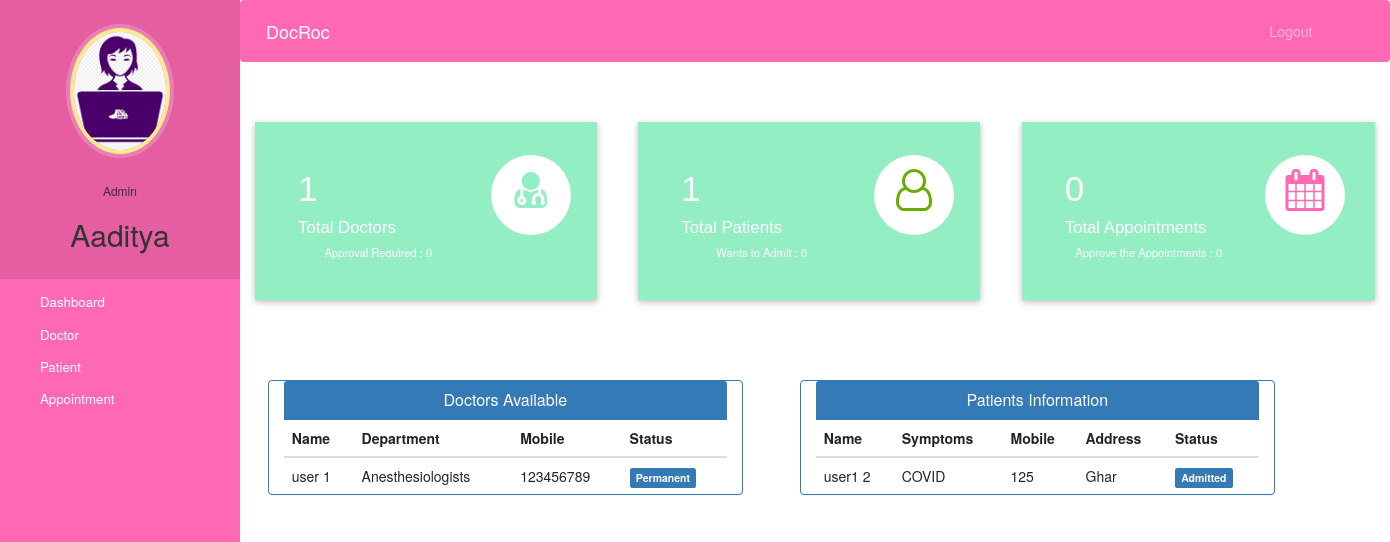
Page /admin-dashboard (signed in) on the committed database.
### hospital/models.py (models this page shows, shortened)
class Doctor(models.Model):
    user=models.OneToOneField(User,on_delete=models.CASCADE)
    profile_pic= models.ImageField(upload_to='profile_pic/DoctorProfilePic/',null=True,blank=True)
    address = models.CharField(max_length=40)
    mobile = models.CharField(max_length=20,null=True)
    department= models.CharField(max_length=50,choices=departments,default='Cardiologist')
    status=models.BooleanField(default=False)
    @property
    def get_name(self):
        return self.user.first_name+" "+self.user.last_name

class Patient(models.Model):
    user=models.OneToOneField(User,on_delete=models.CASCADE)
    profile_pic= models.ImageField(upload_to='profile_pic/PatientProfilePic/',null=True,blank=True)
    address = models.CharField(max_length=40)
    mobile = models.CharField(max_length=20,null=False)
    symptoms = models.CharField(max_length=100,null=False)
    assignedDoctorId = models.PositiveIntegerField(null=True)
    admitDate=models.DateField(auto_now=True)
    status=models.BooleanField(default=False)
    @property
    def get_name(self):
        return self.user.first_name+" "+self.user.last_name

### hospital/views.py (the view)
# urls.py: path('admin-dashboard', views.admin_dashboard_view,name='admin-dashboard'),
@login_required(login_url='adminlogin')
@user_passes_test(is_admin)
def admin_dashboard_view(request):
    doctors=models.Doctor.objects.all().order_by('-id')
    patients=models.Patient.objects.all().order_by('-id')
    doctorcount=models.Doctor.objects.all().filter(status=True).count()
    pendingdoctorcount=models.Doctor.objects.all().filter(status=False).count()
    patientcount=models.Patient.objects.all().filter(status=True).count()
    pendingpatientcount=models.Patient.objects.all().filter(status=False).count()
    appointmentcount=models.Appointment.objects.all().filter(status=True).count()
    pendingappointmentcount=models.Appointment.objects.all().filter(status=False).count()
    mydict={
    'doctors':doctors,
    'patients':patients,
    'doctorcount':doctorcount,
    'pendingdoctorcount':pendingdoctorcount,
    'patientcount':patientcount,
    'pendingpatientcount':pendingpatientcount,
    'appointmentcount':appointmentcount,
    'pendingappointmentcount':pendingappointmentcount,
    }
    return render(request,'hospital/admin_dashboard.html',context=mydict)

### hospital/views.py (called while the page is built)
def is_admin(user):
    return user.groups.filter(name='ADMIN').exists()

### templates/hospital/admin_dashboard.html
{% extends 'hospital/admin_base.html' %}
{% load static %}
{% block content %}
{%include 'hospital/admin_dashboard_cards.html'%}
<br><br><br><br>
<div class="container">
  <div class="row">
    <div class="panel panel-primary col-md-5" style="margin-left:2%;">
      <div class="panel-heading" style="text-align:center;" style= "background-color:#0cca9e
      ;">
        <h6 class="panel-title" >Doctors Available</h6>
      </div>
      <table class="table table-hover" id="dev-table">
        <thead>
          <tr>
            <th>Name</th>
            <th>Department</th>
            <th>Mobile</th>
            <th>Status</th>
          </tr>
        </thead>
        {% for d in doctors %}
        <tr>
          <td> {{d.get_name}}</td>
          <td>{{d.department}}</td>
          <td>{{d.mobile}}</td>
          {%if d.status%}
          <td> <span class="label label-primary">Permanent</span></td>
          {% else %}
          <td> <span class="label label-success">On Hold</span></td>
          {% endif %}
        </tr>
        {% endfor %}
      </table>
    </div>
    <div class="panel panel-primary col-md-5" style="margin-left:5%;">
      <div class="panel-heading" style="text-align:center;">
        <h6 class="panel-title">Patients Information</h6>
      </div>
      <table class="table table-hover" id="dev-table">
        <thead>
          <tr>
            <th>Name</th>
            <th>Symptoms</th>
            <th>Mobile</th>
            <th>Address</th>
            <th>Status</th>
          </tr>
        </thead>
        {% for p in patients %}
        <tr>
          <td> {{p.get_name}}</td>
          <td>{{p.symptoms}}</td>
          <td>{{p.mobile}}</td>
          <td>{{p.address}}</td>
          {%if p.status%}
          <td> <span class="label label-primary">Admitted</span></td>
          {% else %}
          <td> <span class="label label-success">On Hold</span></td>
          {% endif %}
        </tr>
        {% endfor %}
      </table>
    </div>
  </div>
</div>
{% endblock content %}

### templates/hospital/admin_base.html (shortened to what this page needs)
<!DOCTYPE html>
{% load static %}
<html lang="en">
<head>
  <link rel="stylesheet" href="https://stackpath.bootstrapcdn.com/bootstrap/4.3.1/css/bootstrap.min.css">
  <link rel="stylesheet" href="https://maxcdn.bootstrapcdn.com/font-awesome/4.7.0/css/font-awesome.min.css">
  <link rel="stylesheet" href="{% static '/style.css' %}">
</head>
<body>
  <nav class="menu" tabindex="0">
    <header class="avatar">
      <img src="{% static "images/adminpropic.png" %}" />
      <br><br>
      <h6>Admin</h6>
      <h2>{{request.user.first_name}}</h2>
    </header>
    <ul>
      <li tabindex="0" class="icon-dashboard"> <a style="color:white; text-decoration:none;" href="/admin-dashboard"><span>Dashboard</span></a> </li>
      <li tabindex="0" class="icon-customers"> <a style="color:white; text-decoration:none;" href="/admin-doctor"><span>Doctor</span></a></li>
      <li tabindex="0" class="icon-users"> <a style="color:white; text-decoration:none;" href="/admin-patient"><span>Patient</span></a></li>
      <li tabindex="0" class="icon-calendar"> <a style="color:white; text-decoration:none;" href="/admin-appointment"><span>Appointment</span></a></li>
    </ul>
  </nav>
  <main>
    <div class="bs-example">
      <nav class="navbar navbar-expand-md  navbar-dark fixed-top" style="background:#ff69b4;">
        <a href="/admin-dashboard" class="navbar-brand">DocRoc</a>
        <div class="collapse navbar-collapse justify-content-between" id="navbarCollapse">
          <div class="navbar-nav" style=" margin-left: 90%;">
            <a href="/logout" class="nav-item nav-link">Logout</a>
          </div>
        </div>
      </nav>
    </div>
    <br><br>
    {% block content %}
    {% endblock content %}
</main>
</body>
</html>

### templates/hospital/admin_dashboard_cards.html (shortened to what this page needs)
<!DOCTYPE html>
<html lang="en" dir="ltr">
<head>
  <link rel="stylesheet" href="https://maxcdn.bootstrapcdn.com/bootstrap/3.4.1/css/bootstrap.min.css">
  <link rel="stylesheet" href="https://cdnjs.cloudflare.com/ajax/libs/font-awesome/4.7.0/css/font-awesome.min.css">
</head>
<body>
  <div class="market-updates">
    <div class="col-md-4 market-update-gd">
      <div class="market-update-block clr-block-1">
        <div class="col-md-8 market-update-left">
          <h3>{{doctorcount}}</h3>
          <h4>Total Doctors</h4>
          <p>Approval Required : {{pendingdoctorcount}}</p>
        </div>
        <div class="col-md-4 market-update-right">
          <i class="fa fa-user-md"></i>
        </div>
        <div class="clearfix"> </div>
      </div>
    </div>
    <div class="col-md-4 market-update-gd">
      <div class="market-update-block clr-block-2">
        <div class="col-md-8 market-update-left">
          <h3>{{patientcount}}</h3>
          <h4>Total Patients</h4>
          <p>Wants to Admit : {{pendingpatientcount}}</p>
        </div>
        <div class="col-md-4 market-update-right">
          <i class="fa fa-user-o"></i>
        </div>
        <div class="clearfix"> </div>
      </div>
    </div>
    <div class="col-md-4 market-update-gd">
      <div class="market-update-block clr-block-3">
        <div class="col-md-8 market-update-left">
          <h3>{{appointmentcount}}</h3>
          <h4>Total Appointments</h4>
          <p>Approve the Appointments : {{pendingappointmentcount}} </p>
        </div>
        <div class="col-md-4 market-update-right">
          <i class="fa fa-calendar"> </i>
        </div>
        <div class="clearfix"> </div>
      </div>
    </div>
  </div>
</body>
</html>

### static/style.css (style rules this page uses)
body { padding-left: 240px; }
main { position: relative; height: 100vh; }
.menu { background: #5bc995; height: 100vh; width: 240px; position: fixed; top: 0px; left: 0; z-index: 5; outline: none; }
.menu .avatar { background: rgba(0, 0, 0, 0.1); padding: 2em 0.5em; text-align: center; }
.menu .avatar img { width: 100px; border-radius: 50%; overflow: hidden; border: 4px solid #ffea92; box-shadow: 0 0 0 4px rgba(255, 255, 255, 0.2); }
.menu .avatar h2 { font-weight: normal; margin-bottom: 0; }
.menu ul { list-style: none; padding: 0.5em 0; margin: 0; }
.menu ul li { padding: 0.5em 1em 0.5em 3em; font-size: 0.95em; font-weight: regular; background-repeat: no-repeat; background-position: left 15px center; background-size: auto 20px; transition: all 0.15s linear; cursor: pointer; }
.menu ul li.icon-dashboard { background-image: url("http://www.entypo.com/images//gauge.svg"); }
.menu ul li.icon-customers { background-image: url("http://www.entypo.com/images//briefcase.svg"); }
.menu ul li.icon-users { background-image: url("http://www.entypo.com/images//users.svg"); }
.menu ul li.icon-calendar { background-image: url("http://www.entypo.com/images//calendar.svg"); }

### templates/hospital/admin_base.html (style rules this page uses)
a:link { text-decoration: none; }
a { color: white; }
.fa { font-size: 23px; width: 60px; text-align: center; text-decoration: none; margin: 5px 2px; border-radius: 50%; }
p { text-align: center; }
body { padding-left: 240px; }
main { position: relative; height: 100vh; }
.menu { background: #ff69b4; height: 100vh; width: 240px; position: fixed; top: 0px; left: 0; z-index: 5; outline: none; }
.menu .avatar { background: rgba(0, 0, 0, 0.1); padding: 2em 0.5em; text-align: center; }
.menu .avatar img { width: 100px; border-radius: 50%; overflow: hidden; border: 4px solid #ffea92; box-shadow: 0 0 0 4px rgba(255, 255, 255, 0.2); }
.menu .avatar h2 { font-weight: normal; margin-bottom: 0; }
.menu ul { list-style: none; padding: 0.5em 0; margin: 0; }
.menu ul li { padding: 0.5em 1em 0.5em 3em; font-size: 0.95em; font-weight: regular; background-repeat: no-repeat; background-position: left 15px center; background-size: auto 20px; transition: all 0.15s linear; cursor: pointer; }
.menu ul li.icon-dashboard { background-image: url("http://www.entypo.com/images//gauge.svg"); }
.menu ul li.icon-customers { background-image: url("http://www.entypo.com/images//briefcase.svg"); }
.menu ul li.icon-users { background-image: url("http://www.entypo.com/images//users.svg"); }
.menu ul li.icon-calendar { background-image: url("http://www.entypo.com/images//calendar.svg"); }

### templates/hospital/admin_dashboard_cards.html (style rules this page uses)
.market-update-block { padding: 2em 2em; background: #999; }
.market-update-block h3 { color: #fff; font-size: 2.5em; font-family: 'Carrois Gothic', sans-serif; }
.market-update-block h4 { font-size: 1.2em; color: #fff; margin: 0.3em 0em; font-family: 'Carrois Gothic', sans-serif; }
.market-update-block p { color: #fff; font-size: 0.8em; line-height: 1.8em; }
.market-update-block.clr-block-1 { background: #94EEC3; margin-right: 0.8em; box-shadow: 0 2px 5px 0 rgba(0, 0, 0, 0.16), 0 2px 10px 0 rgba(0, 0, 0, 0.12); transition: 0.5s all; -webkit-transition: 0.5s all; -moz-transition: 0.5s all; -o-transition: 0.5s all; }
.market-update-block.clr-block-2 { background: #94eec3; margin-right: 0.8em; box-shadow: 0 2px 5px 0 rgba(0, 0, 0, 0.16), 0 2px 10px 0 rgba(0, 0, 0, 0.12); transition: 0.5s all; -webkit-transition: 0.5s all; -moz-transition: 0.5s all; -o-transition: 0.5s all; }
.market-update-block.clr-block-3 { background:#94EEC3 ; box-shadow: 0 2px 5px 0 rgba(0, 0, 0, 0.16), 0 2px 10px 0 rgba(0, 0, 0, 0.12); transition: 0.5s all; -webkit-transition: 0.5s all; -moz-transition: 0.5s all; -o-transition: 0.5s all; }
.market-update-right i.fa.fa-user-o { font-size: 3em; color: #68AE00; width: 80px; height: 80px; background: #fff; text-align: center; border-radius: 49px; -webkit-border-radius: 49px; -moz-border-radius: 49px; -o-border-radius: 49px; line-height: 1.7em; }
.market-update-right i.fa.fa-user-md { font-size: 3em; color: #94eec3; width: 80px; height: 80px; background: #fff; text-align: center; border-radius: 49px; -webkit-border-radius: 49px; -moz-border-radius: 49px; -o-border-radius: 49px; line-height: 1.7em; }
.market-update-right i.fa.fa-calendar { font-size: 3em; color: #ff69b4; width: 80px; height: 80px; background: #fff; text-align: center; border-radius: 49px; -webkit-border-radius: 49px; -moz-border-radius: 49px; -o-border-radius: 49px; line-height: 1.7em; }
.market-update-left { padding: 0px; }

### rows in the picture
Doctor: get_name "user 1", department "Anesthesiologists", mobile "123456789", status "Permanent"
Patient: get_name "user1 2", symptoms "COVID", mobile "125", address "Ghar", status "Admitted"

### other values in the picture
{{ request.user.first_name }} "Aaditya"
{{ doctorcount }} "1"
{{ pendingdoctorcount }} "0"
{{ patientcount }} "1"
{{ pendingpatientcount }} "0"
{{ appointmentcount }} "0"
{{ pendingappointmentcount }} "0"
